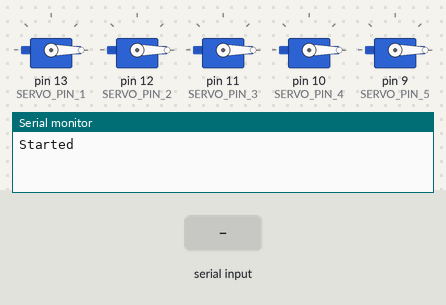
Recording of a sketch running on a simulated Arduino Uno, built with avr-gcc and run on an emulated ATmega328P. Parts: 5 × servo, the last lines printed to the serial monitor. The test bench sets the inputs (shaded band).

Above: at 3.2 s.
3.3 s: "90,45\n" received over Serial
At 3.8 s:
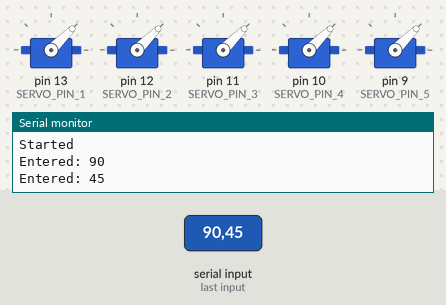
4.8 s: "30,150\n" received over Serial
At 6.0 s:
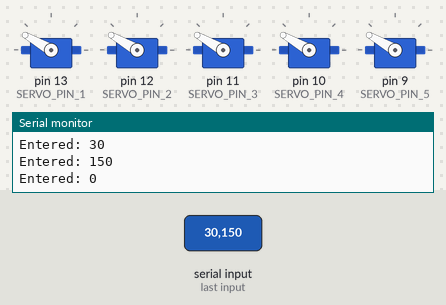
6.3 s: "90\n" received over Serial
At 7.2 s:
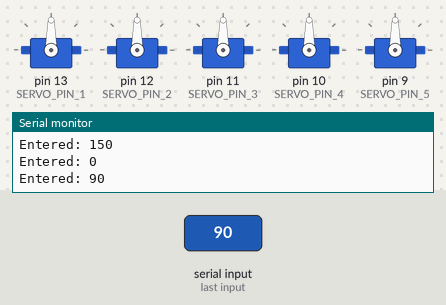
Timing chart, 0 to 9.3 s (numbered marks = the images above; inputs shaded):
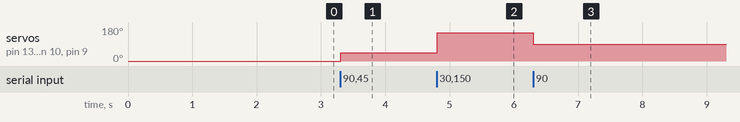

The sketch:

arduino_code.ino
```cpp
#include <Servo.h>

#define SERVO_PIN_1 13
#define SERVO_PIN_2 12
#define SERVO_PIN_3 11
#define SERVO_PIN_4 10
#define SERVO_PIN_5 9

Servo servo1;
Servo servo2;
Servo servo3;
Servo servo4;
Servo servo5;


void setup() {
  Serial.begin(9600);

  servo1.attach(SERVO_PIN_1);
  servo2.attach(SERVO_PIN_2);
  servo3.attach(SERVO_PIN_3);
  servo4.attach(SERVO_PIN_4);
  servo5.attach(SERVO_PIN_5);

  servo1.write(0);
  servo2.write(0);
  servo3.write(0);
  servo4.write(0);
  servo5.write(0);

  delay(2000);

  Serial.println("Started");
}

void loop() {
  while (Serial.available() > 0) {
    int number = Serial.parseInt();

    Serial.print("Entered: ");
    Serial.println(number);

    if (number == 0 || number > 180) {
      return;
    }

    servo1.write(number);
    servo2.write(number);
    servo3.write(number);
    servo4.write(number);
    servo5.write(number);
  }
}
```

Measured:
- after the input at 3.3 s, servo on pin 13 (SERVO_PIN_1), servo on pin 12 (SERVO_PIN_2), servo on pin 11 (SERVO_PIN_3), servo on pin 10 (SERVO_PIN_4), servo on pin 9 (SERVO_PIN_5): 0° → 45° at once
- after the input at 4.8 s, servo on pin 13 (SERVO_PIN_1), servo on pin 12 (SERVO_PIN_2), servo on pin 11 (SERVO_PIN_3), servo on pin 10 (SERVO_PIN_4), servo on pin 9 (SERVO_PIN_5): 45° → 150° at once
- after the input at 6.3 s, servo on pin 13 (SERVO_PIN_1), servo on pin 12 (SERVO_PIN_2), servo on pin 11 (SERVO_PIN_3), servo on pin 10 (SERVO_PIN_4), servo on pin 9 (SERVO_PIN_5): 150° → 90° at once
